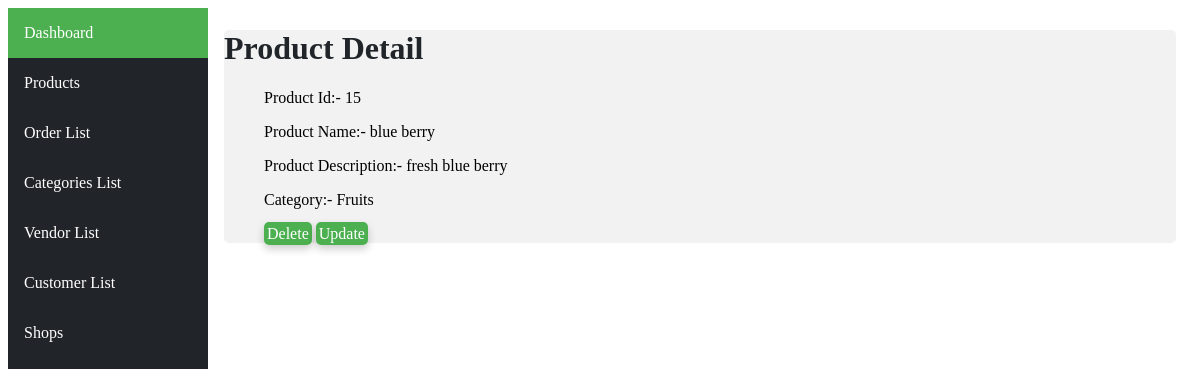
Before: /productdetail/15 with the older database file.
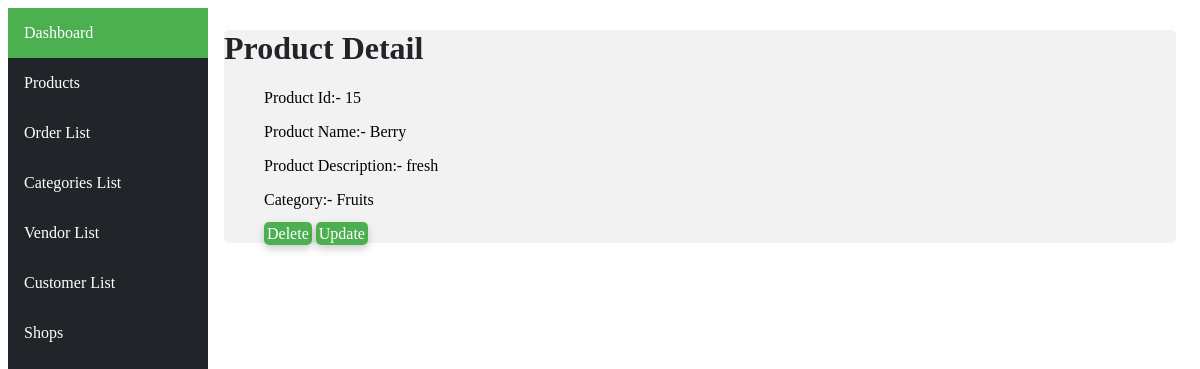
After: the same page with the newer database file.
### ecommerceApp/models.py (models this page shows, shortened)
class Product(models.Model):
    name=models.CharField(max_length=50)
    description=models.CharField(max_length=1000)
    category=models.ForeignKey(Category,on_delete=models.CASCADE, related_name="category_name")
    shop=models.ManyToManyField(Shop, related_name="shop_name")

class Category(models.Model):
    name=models.CharField(max_length=50)

### ecommerceApp/views.py (the view)
# urls.py: path('productdetail/<int:id>',views.productDetail,name="product-detail"),
def productDetail(request,id):
    product=Product.objects.get(pk=id)
    return render(request,'html/productDetail.html',{"product":product})

### ecommerceApp/templates/html/productDetail.html
{%extends "html/layout.html"%}
{%block body%}
{% load static %}
<link rel="stylesheet" href="{% static 'css/orderdetail.css' %}" />
<div class="main">
<h1 class="title">Product Detail</h1>
    <ul>Product Id:- {{product.id}}</ul>
    <ul>Product Name:- {{product.name}}</ul>
    <ul>Product Description:- {{product.description}}</ul>
    <ul>Category:- {{product.category.name}}</ul>
  <ul> <a class="btn" href="{%url 'main:delete-product' product.id %}">Delete</a>
    <a class="btn" href="{%url 'main:update-product' product.id %}">Update</a></ul>
</div>
{%endblock%}

Changed rows visible on the page:
changed Product "Fruits": name "blue berry" → "Berry"; description "fresh blue berry" → "fresh"
